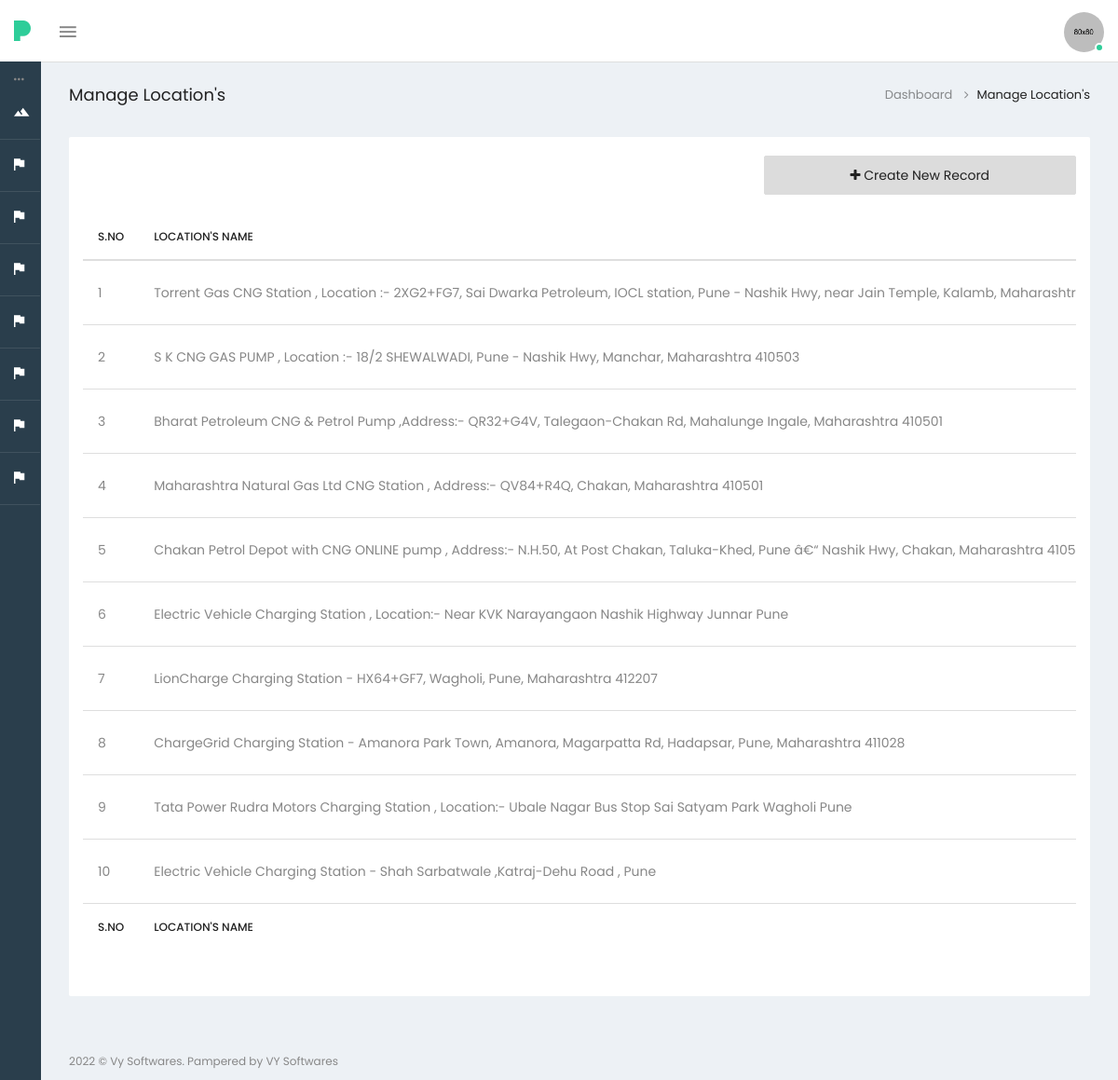
/Admin/cate.php (signed in), run on the app's committed database.
### tables this page shows
CREATE TABLE `location` (
  `sno` int(200) NOT NULL,
  `name` varchar(700) NOT NULL
);

### Admin/cate.php (the view, shortened to what this page needs)
<?php
include('config.php');
$cat=mysqli_query($con,"select * from `location` ORDER BY sno DESC");
include("header.php");
?>
			<div class="page-wrapper">
				<div class="container-fluid">
					<div class="row heading-bg">
						<div class="col-lg-3 col-md-4 col-sm-4 col-xs-12">
						  <h5 class="txt-dark">Manage Location's</h5>
						</div>
						<div class="col-lg-9 col-sm-8 col-md-8 col-xs-12">
						  <ol class="breadcrumb">
							<li><a href="index">Dashboard</a></li>
							<li class="active"><span>Manage Location's</span></li>
						  </ol>
						</div>
					</div>
				<div class="row">
					<div class="col-sm-12">
						<div class="panel panel-default card-view">
							<div class="panel-wrapper collapse in">
								<div class="panel-body">
										<div class="row">
												<div class="col-sm-4">
														</div>
														<div class="col-sm-4">
															</div>
										<div class="col-sm-4">
										<a href="cate_add"><button class="btn btn-default btn-block" style="margin-bottom:20px;"><i class="fa fa-plus" aria-hidden="true"></i> Create New Record</button></a>
										</div>
										</div>
									<div class="table-wrap">
										<div class="table-responsive">
											<table id="example" class="table table-hover display  pb-30" >
												<thead>
													<tr>
														<th>S.No</th>
														<th>Location's Name</th>
													</tr>
												</thead>
												<tfoot>
													<tr>
														<th>S.No</th>
														<th>Location's Name</th>
													</tr>
												</tfoot>
												<tbody>
													<?php
														$i=1;
							                            while($row=mysqli_fetch_array($cat))
														{
													?>
													<tr>
														<td><?php echo $i; ?></td>
														<td><?php echo $row['name'];?></td>
													</tr>
												<?php
													$i++;
												}
												?>
												</tbody>
											</table>
										</div>
									</div>
								</div>
							</div>
						</div>
					</div>
				</div>
				</div>
			<?php include('footer.php'); ?>
			</div>
		</div>
	</body>
</html>

### data on the page
location: name "Torrent Gas CNG Station , Location :- 2XG2+FG7, Sai Dwarka Petroleum, IOCL station, Pune - Nashik Hwy, near Jain Temple, Kalamb,…"
location: name "S K CNG GAS PUMP , Location :- 18/2 SHEWALWADI, Pune - Nashik Hwy, Manchar, Maharashtra 410503"
location: name "Bharat Petroleum CNG & Petrol Pump ,Address:- QR32+G4V, Talegaon-Chakan Rd, Mahalunge Ingale, Maharashtra 410501"
location: name "Maharashtra Natural Gas Ltd CNG Station , Address:- QV84+R4Q, Chakan, Maharashtra 410501"
location: name "Chakan Petrol Depot with CNG ONLINE pump , Address:- N.H.50, At Post Chakan, Taluka-Khed, Pune â€“ Nashik Hwy, Chakan, Maharashtra…"
location: name "Electric Vehicle Charging Station , Location:- Near KVK Narayangaon Nashik Highway Junnar Pune"
location: name "LionCharge Charging Station - HX64+GF7, Wagholi, Pune, Maharashtra 412207"
location: name "ChargeGrid Charging Station - Amanora Park Town, Amanora, Magarpatta Rd, Hadapsar, Pune, Maharashtra 411028"
location: name "Tata Power Rudra Motors Charging Station , Location:- Ubale Nagar Bus Stop Sai Satyam Park Wagholi Pune"
location: name "Electric Vehicle Charging Station - Shah Sarbatwale ,Katraj-Dehu Road , Pune"
